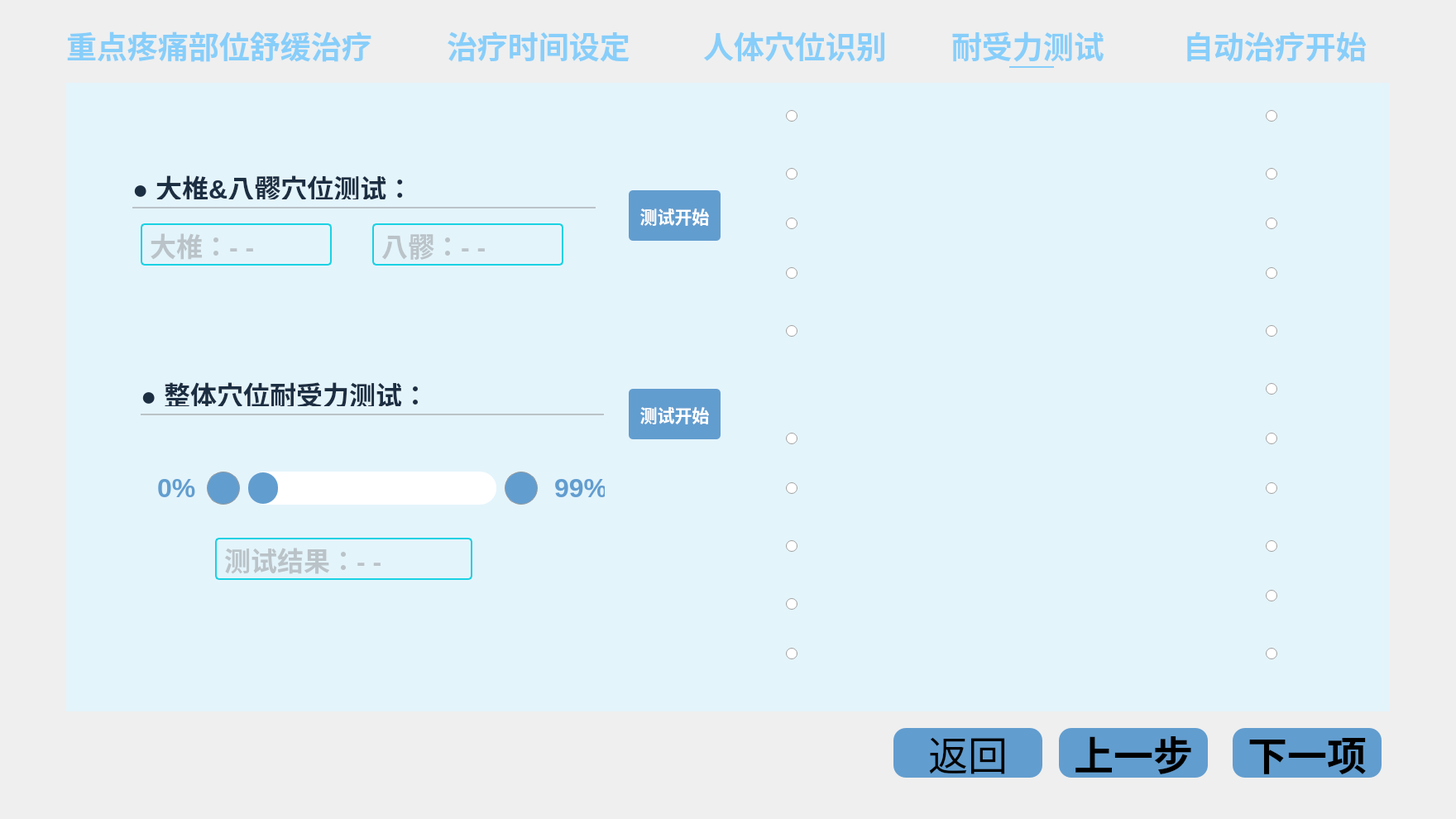
<?xml version="1.0" encoding="UTF-8"?>
<ui version="4.0">
 <class>IntensiveTreatToleranceTestClass</class>
 <widget class="QWidget" name="IntensiveTreatToleranceTestClass">
  <property name="geometry">
   <rect>
    <x>0</x>
    <y>0</y>
    <width>1760</width>
    <height>990</height>
   </rect>
  </property>
  <property name="windowTitle">
   <string>IntensiveTreatToleranceTest</string>
  </property>
  <widget class="QRadioButton" name="radioButton_BiGuanZhengLeft">
   <property name="geometry">
    <rect>
     <x>950</x>
     <y>450</y>
     <width>89</width>
     <height>21</height>
    </rect>
   </property>
   <property name="text">
    <string/>
   </property>
  </widget>
  <widget class="QLabel" name="label_7">
   <property name="geometry">
    <rect>
     <x>80</x>
     <y>100</y>
     <width>1600</width>
     <height>760</height>
    </rect>
   </property>
   <property name="font">
    <font>
     <family>Arial</family>
     <pointsize>16</pointsize>
     <weight>75</weight>
     <bold>true</bold>
    </font>
   </property>
   <property name="styleSheet">
    <string notr="true">background-color:rgb(228,244,251);</string>
   </property>
   <property name="text">
    <string/>
   </property>
  </widget>
  <widget class="QRadioButton" name="radioButton_WeiZhongRight">
   <property name="geometry">
    <rect>
     <x>1530</x>
     <y>580</y>
     <width>89</width>
     <height>21</height>
    </rect>
   </property>
   <property name="text">
    <string/>
   </property>
  </widget>
  <widget class="QRadioButton" name="radioButton_FengFuRight">
   <property name="geometry">
    <rect>
     <x>1530</x>
     <y>200</y>
     <width>89</width>
     <height>21</height>
    </rect>
   </property>
   <property name="text">
    <string/>
   </property>
  </widget>
  <widget class="QLabel" name="label_3">
   <property name="geometry">
    <rect>
     <x>1220</x>
     <y>80</y>
     <width>54</width>
     <height>2</height>
    </rect>
   </property>
   <property name="styleSheet">
    <string notr="true">background-color:rgb(135,206,250);</string>
   </property>
   <property name="text">
    <string/>
   </property>
  </widget>
  <widget class="QPushButton" name="pushButton_LastStep">
   <property name="geometry">
    <rect>
     <x>1280</x>
     <y>880</y>
     <width>180</width>
     <height>60</height>
    </rect>
   </property>
   <property name="font">
    <font>
     <family>Arial</family>
     <pointsize>36</pointsize>
     <weight>75</weight>
     <bold>true</bold>
    </font>
   </property>
   <property name="styleSheet">
    <string notr="true">QPushButton
{
    /*背景颜色*/  
	background-color:rgb(98,157,207);
	border-radius:15px;  
}

QPushButton:pressed
{
    background-color:rgb(0,0,128);
}</string>
   </property>
   <property name="text">
    <string>上一步</string>
   </property>
  </widget>
  <widget class="QRadioButton" name="radioButton_FengFuLeft">
   <property name="geometry">
    <rect>
     <x>950</x>
     <y>200</y>
     <width>89</width>
     <height>21</height>
    </rect>
   </property>
   <property name="text">
    <string/>
   </property>
  </widget>
  <widget class="QRadioButton" name="radioButton_YaoYanLeft">
   <property name="geometry">
    <rect>
     <x>950</x>
     <y>320</y>
     <width>89</width>
     <height>21</height>
    </rect>
   </property>
   <property name="text">
    <string/>
   </property>
  </widget>
  <widget class="QRadioButton" name="radioButton_WeiZhongLeft">
   <property name="geometry">
    <rect>
     <x>950</x>
     <y>580</y>
     <width>89</width>
     <height>21</height>
    </rect>
   </property>
   <property name="text">
    <string/>
   </property>
  </widget>
  <widget class="QRadioButton" name="radioButton_BiGuanFanLeft">
   <property name="geometry">
    <rect>
     <x>950</x>
     <y>520</y>
     <width>89</width>
     <height>21</height>
    </rect>
   </property>
   <property name="text">
    <string/>
   </property>
  </widget>
  <widget class="QPushButton" name="pushButton_NextStep">
   <property name="geometry">
    <rect>
     <x>1490</x>
     <y>880</y>
     <width>180</width>
     <height>60</height>
    </rect>
   </property>
   <property name="font">
    <font>
     <family>Arial</family>
     <pointsize>36</pointsize>
     <weight>75</weight>
     <bold>true</bold>
    </font>
   </property>
   <property name="styleSheet">
    <string notr="true">QPushButton
{
    /*背景颜色*/  
	background-color:rgb(98,157,207);
	border-radius:15px;  
}

QPushButton:pressed
{
    background-color:rgb(0,0,128);
}</string>
   </property>
   <property name="text">
    <string>下一项</string>
   </property>
  </widget>
  <widget class="QLabel" name="label_Instruct">
   <property name="geometry">
    <rect>
     <x>1570</x>
     <y>730</y>
     <width>81</width>
     <height>71</height>
    </rect>
   </property>
   <property name="text">
    <string/>
   </property>
   <property name="pixmap">
    <pixmap>instruct.png</pixmap>
   </property>
  </widget>
  <widget class="QRadioButton" name="radioButton_DaZhuiRight">
   <property name="geometry">
    <rect>
     <x>1530</x>
     <y>260</y>
     <width>89</width>
     <height>21</height>
    </rect>
   </property>
   <property name="text">
    <string/>
   </property>
  </widget>
  <widget class="QRadioButton" name="radioButton_ChiZeRight">
   <property name="geometry">
    <rect>
     <x>1530</x>
     <y>390</y>
     <width>89</width>
     <height>21</height>
    </rect>
   </property>
   <property name="text">
    <string/>
   </property>
  </widget>
  <widget class="QRadioButton" name="radioButton_YaoYanRight">
   <property name="geometry">
    <rect>
     <x>1530</x>
     <y>320</y>
     <width>89</width>
     <height>21</height>
    </rect>
   </property>
   <property name="text">
    <string/>
   </property>
  </widget>
  <widget class="QLabel" name="label_4">
   <property name="geometry">
    <rect>
     <x>850</x>
     <y>30</y>
     <width>241</width>
     <height>50</height>
    </rect>
   </property>
   <property name="font">
    <font>
     <family>Arial</family>
     <pointsize>28</pointsize>
     <weight>75</weight>
     <bold>true</bold>
    </font>
   </property>
   <property name="styleSheet">
    <string notr="true">color:rgb(135,206,250);</string>
   </property>
   <property name="text">
    <string>人体穴位识别</string>
   </property>
  </widget>
  <widget class="QRadioButton" name="radioButton_FengChiLeft">
   <property name="geometry">
    <rect>
     <x>950</x>
     <y>130</y>
     <width>89</width>
     <height>21</height>
    </rect>
   </property>
   <property name="text">
    <string/>
   </property>
  </widget>
  <widget class="QRadioButton" name="radioButton_BiGuanZhengRight">
   <property name="geometry">
    <rect>
     <x>1530</x>
     <y>460</y>
     <width>89</width>
     <height>21</height>
    </rect>
   </property>
   <property name="text">
    <string/>
   </property>
  </widget>
  <widget class="QLabel" name="label_5">
   <property name="geometry">
    <rect>
     <x>1150</x>
     <y>30</y>
     <width>191</width>
     <height>50</height>
    </rect>
   </property>
   <property name="font">
    <font>
     <family>Arial</family>
     <pointsize>28</pointsize>
     <weight>75</weight>
     <bold>true</bold>
    </font>
   </property>
   <property name="styleSheet">
    <string notr="true">color:rgb(135,206,250);</string>
   </property>
   <property name="text">
    <string>耐受力测试</string>
   </property>
  </widget>
  <widget class="QRadioButton" name="radioButton_JieXiLeft">
   <property name="geometry">
    <rect>
     <x>950</x>
     <y>780</y>
     <width>89</width>
     <height>21</height>
    </rect>
   </property>
   <property name="text">
    <string/>
   </property>
  </widget>
  <widget class="QRadioButton" name="radioButton_WeiYangLeft">
   <property name="geometry">
    <rect>
     <x>950</x>
     <y>650</y>
     <width>89</width>
     <height>21</height>
    </rect>
   </property>
   <property name="text">
    <string/>
   </property>
  </widget>
  <widget class="QLabel" name="label">
   <property name="geometry">
    <rect>
     <x>80</x>
     <y>30</y>
     <width>381</width>
     <height>50</height>
    </rect>
   </property>
   <property name="font">
    <font>
     <family>Arial</family>
     <pointsize>28</pointsize>
     <weight>75</weight>
     <bold>true</bold>
    </font>
   </property>
   <property name="styleSheet">
    <string notr="true">color:rgb(135,206,250);</string>
   </property>
   <property name="text">
    <string>重点疼痛部位舒缓治疗</string>
   </property>
  </widget>
  <widget class="QRadioButton" name="radioButton_BiGuanFanRight">
   <property name="geometry">
    <rect>
     <x>1530</x>
     <y>520</y>
     <width>89</width>
     <height>21</height>
    </rect>
   </property>
   <property name="text">
    <string/>
   </property>
  </widget>
  <widget class="QRadioButton" name="radioButton_WeiYangRight">
   <property name="geometry">
    <rect>
     <x>1530</x>
     <y>650</y>
     <width>89</width>
     <height>21</height>
    </rect>
   </property>
   <property name="text">
    <string/>
   </property>
  </widget>
  <widget class="QRadioButton" name="radioButton_FengChiRight">
   <property name="geometry">
    <rect>
     <x>1530</x>
     <y>130</y>
     <width>89</width>
     <height>21</height>
    </rect>
   </property>
   <property name="text">
    <string/>
   </property>
  </widget>
  <widget class="QPushButton" name="pushButton_Back">
   <property name="geometry">
    <rect>
     <x>1080</x>
     <y>880</y>
     <width>180</width>
     <height>60</height>
    </rect>
   </property>
   <property name="font">
    <font>
     <family>Arial</family>
     <pointsize>36</pointsize>
    </font>
   </property>
   <property name="styleSheet">
    <string notr="true">QPushButton
{
    /*背景颜色*/  
	background-color:rgb(98,157,207);
	border-radius:15px;  
}

QPushButton:pressed
{
    background-color:rgb(0,0,128);
}</string>
   </property>
   <property name="text">
    <string>返回</string>
   </property>
  </widget>
  <widget class="QRadioButton" name="radioButton_KunLunLeft">
   <property name="geometry">
    <rect>
     <x>950</x>
     <y>720</y>
     <width>89</width>
     <height>21</height>
    </rect>
   </property>
   <property name="text">
    <string/>
   </property>
  </widget>
  <widget class="QRadioButton" name="radioButton_KunLunRight">
   <property name="geometry">
    <rect>
     <x>1530</x>
     <y>710</y>
     <width>89</width>
     <height>21</height>
    </rect>
   </property>
   <property name="text">
    <string/>
   </property>
  </widget>
  <widget class="QLabel" name="label_Select">
   <property name="geometry">
    <rect>
     <x>970</x>
     <y>100</y>
     <width>561</width>
     <height>721</height>
    </rect>
   </property>
   <property name="text">
    <string/>
   </property>
   <property name="pixmap">
    <pixmap>acupoint.png</pixmap>
   </property>
  </widget>
  <widget class="QLabel" name="label_2">
   <property name="geometry">
    <rect>
     <x>540</x>
     <y>30</y>
     <width>231</width>
     <height>50</height>
    </rect>
   </property>
   <property name="font">
    <font>
     <family>Arial</family>
     <pointsize>28</pointsize>
     <weight>75</weight>
     <bold>true</bold>
    </font>
   </property>
   <property name="styleSheet">
    <string notr="true">color:rgb(135,206,250);</string>
   </property>
   <property name="text">
    <string>治疗时间设定</string>
   </property>
  </widget>
  <widget class="QRadioButton" name="radioButton_DaZhuiLeft">
   <property name="geometry">
    <rect>
     <x>950</x>
     <y>260</y>
     <width>89</width>
     <height>21</height>
    </rect>
   </property>
   <property name="text">
    <string/>
   </property>
  </widget>
  <widget class="QRadioButton" name="radioButton_ChiZeLeft">
   <property name="geometry">
    <rect>
     <x>950</x>
     <y>390</y>
     <width>89</width>
     <height>21</height>
    </rect>
   </property>
   <property name="text">
    <string/>
   </property>
  </widget>
  <widget class="QLabel" name="label_6">
   <property name="geometry">
    <rect>
     <x>1430</x>
     <y>30</y>
     <width>231</width>
     <height>50</height>
    </rect>
   </property>
   <property name="font">
    <font>
     <family>Arial</family>
     <pointsize>28</pointsize>
     <weight>75</weight>
     <bold>true</bold>
    </font>
   </property>
   <property name="styleSheet">
    <string notr="true">color:rgb(135,206,250);</string>
   </property>
   <property name="text">
    <string>自动治疗开始</string>
   </property>
  </widget>
  <widget class="QRadioButton" name="radioButton_JieXiRight">
   <property name="geometry">
    <rect>
     <x>1530</x>
     <y>780</y>
     <width>89</width>
     <height>21</height>
    </rect>
   </property>
   <property name="text">
    <string/>
   </property>
  </widget>
  <widget class="QLabel" name="label_11">
   <property name="geometry">
    <rect>
     <x>160</x>
     <y>250</y>
     <width>560</width>
     <height>2</height>
    </rect>
   </property>
   <property name="styleSheet">
    <string notr="true">background-color:rgb(186,195,200);</string>
   </property>
   <property name="text">
    <string/>
   </property>
  </widget>
  <widget class="QLabel" name="label_12">
   <property name="geometry">
    <rect>
     <x>170</x>
     <y>500</y>
     <width>560</width>
     <height>2</height>
    </rect>
   </property>
   <property name="styleSheet">
    <string notr="true">background-color:rgb(186,195,200);</string>
   </property>
   <property name="text">
    <string/>
   </property>
  </widget>
  <widget class="QLabel" name="label_8">
   <property name="geometry">
    <rect>
     <x>170</x>
     <y>460</y>
     <width>341</width>
     <height>31</height>
    </rect>
   </property>
   <property name="font">
    <font>
     <family>Arial</family>
     <pointsize>24</pointsize>
     <weight>75</weight>
     <bold>true</bold>
    </font>
   </property>
   <property name="styleSheet">
    <string notr="true">color:rgb(28,46,66);</string>
   </property>
   <property name="text">
    <string>● 整体穴位耐受力测试：</string>
   </property>
  </widget>
  <widget class="QLabel" name="label_9">
   <property name="geometry">
    <rect>
     <x>160</x>
     <y>210</y>
     <width>341</width>
     <height>31</height>
    </rect>
   </property>
   <property name="font">
    <font>
     <family>Arial</family>
     <pointsize>24</pointsize>
     <weight>75</weight>
     <bold>true</bold>
    </font>
   </property>
   <property name="styleSheet">
    <string notr="true">color:rgb(28,46,66);</string>
   </property>
   <property name="text">
    <string>● 大椎&amp;八髎穴位测试：</string>
   </property>
  </widget>
  <widget class="QLabel" name="label_10">
   <property name="geometry">
    <rect>
     <x>170</x>
     <y>270</y>
     <width>231</width>
     <height>51</height>
    </rect>
   </property>
   <property name="font">
    <font>
     <family>Arial</family>
     <pointsize>24</pointsize>
     <weight>75</weight>
     <bold>true</bold>
    </font>
   </property>
   <property name="styleSheet">
    <string notr="true">color:rgb(186,195,200);
border:2px solid rgb(25,209,227);
border-radius:5px;</string>
   </property>
   <property name="text">
    <string>大椎：- -</string>
   </property>
  </widget>
  <widget class="QLabel" name="label_13">
   <property name="geometry">
    <rect>
     <x>450</x>
     <y>270</y>
     <width>231</width>
     <height>51</height>
    </rect>
   </property>
   <property name="font">
    <font>
     <family>Arial</family>
     <pointsize>24</pointsize>
     <weight>75</weight>
     <bold>true</bold>
    </font>
   </property>
   <property name="styleSheet">
    <string notr="true">color:rgb(186,195,200);
border:2px solid rgb(25,209,227);
border-radius:5px;</string>
   </property>
   <property name="text">
    <string>八髎：- -</string>
   </property>
  </widget>
  <widget class="QPushButton" name="pushButton_IndividTest">
   <property name="geometry">
    <rect>
     <x>760</x>
     <y>230</y>
     <width>111</width>
     <height>61</height>
    </rect>
   </property>
   <property name="font">
    <font>
     <family>Arial</family>
     <pointsize>16</pointsize>
     <weight>75</weight>
     <bold>true</bold>
    </font>
   </property>
   <property name="styleSheet">
    <string notr="true">QPushButton
{
    /*背景颜色*/  
background-color:rgb(98,157,207);
color:white;
border-radius:5px;  
}

QPushButton:pressed
{
    background-color:rgb(0,0,128);
}
</string>
   </property>
   <property name="text">
    <string>测试开始</string>
   </property>
  </widget>
  <widget class="QPushButton" name="pushButton_WholeTest">
   <property name="geometry">
    <rect>
     <x>760</x>
     <y>470</y>
     <width>111</width>
     <height>61</height>
    </rect>
   </property>
   <property name="font">
    <font>
     <family>Arial</family>
     <pointsize>16</pointsize>
     <weight>75</weight>
     <bold>true</bold>
    </font>
   </property>
   <property name="styleSheet">
    <string notr="true">QPushButton
{
    /*背景颜色*/  
background-color:rgb(98,157,207);
color:white;
border-radius:5px;  
}

QPushButton:pressed
{
    background-color:rgb(0,0,128);
}
</string>
   </property>
   <property name="text">
    <string>测试开始</string>
   </property>
  </widget>
  <widget class="QPushButton" name="pushButton_Increase">
   <property name="geometry">
    <rect>
     <x>610</x>
     <y>570</y>
     <width>40</width>
     <height>40</height>
    </rect>
   </property>
   <property name="font">
    <font>
     <family>Arial</family>
     <pointsize>48</pointsize>
     <weight>75</weight>
     <bold>true</bold>
    </font>
   </property>
   <property name="styleSheet">
    <string notr="true">color:white;
border:1px solid rgb(147,153,158);
background-color:rgb(98,157,207);
border-radius:20px;</string>
   </property>
   <property name="text">
    <string/>
   </property>
   <property name="icon">
    <iconset>
     <normaloff>耐力+.png</normaloff>耐力+.png</iconset>
   </property>
   <property name="iconSize">
    <size>
     <width>40</width>
     <height>40</height>
    </size>
   </property>
  </widget>
  <widget class="QPushButton" name="pushButton_Decrease">
   <property name="geometry">
    <rect>
     <x>250</x>
     <y>570</y>
     <width>40</width>
     <height>40</height>
    </rect>
   </property>
   <property name="font">
    <font>
     <family>Arial</family>
     <pointsize>48</pointsize>
     <weight>75</weight>
     <bold>true</bold>
    </font>
   </property>
   <property name="styleSheet">
    <string notr="true">color:white;
border:1px solid rgb(147,153,158);
background-color:rgb(98,157,207);;
border-radius:20px;</string>
   </property>
   <property name="text">
    <string/>
   </property>
   <property name="icon">
    <iconset>
     <normaloff>耐力-.png</normaloff>耐力-.png</iconset>
   </property>
   <property name="iconSize">
    <size>
     <width>40</width>
     <height>40</height>
    </size>
   </property>
  </widget>
  <widget class="QLabel" name="label_14">
   <property name="geometry">
    <rect>
     <x>260</x>
     <y>650</y>
     <width>311</width>
     <height>51</height>
    </rect>
   </property>
   <property name="font">
    <font>
     <family>Arial</family>
     <pointsize>24</pointsize>
     <weight>75</weight>
     <bold>true</bold>
    </font>
   </property>
   <property name="styleSheet">
    <string notr="true">color:rgb(186,195,200);
border:2px solid rgb(25,209,227);
border-radius:5px;</string>
   </property>
   <property name="text">
    <string>测试结果：- -</string>
   </property>
  </widget>
  <widget class="QLabel" name="label_15">
   <property name="geometry">
    <rect>
     <x>190</x>
     <y>570</y>
     <width>54</width>
     <height>40</height>
    </rect>
   </property>
   <property name="font">
    <font>
     <family>Arial</family>
     <pointsize>24</pointsize>
     <weight>75</weight>
     <bold>true</bold>
    </font>
   </property>
   <property name="styleSheet">
    <string notr="true">color:rgb(98,157,207);</string>
   </property>
   <property name="text">
    <string>0%</string>
   </property>
  </widget>
  <widget class="QLabel" name="label_17">
   <property name="geometry">
    <rect>
     <x>670</x>
     <y>570</y>
     <width>61</width>
     <height>40</height>
    </rect>
   </property>
   <property name="font">
    <font>
     <family>Arial</family>
     <pointsize>24</pointsize>
     <weight>75</weight>
     <bold>true</bold>
    </font>
   </property>
   <property name="styleSheet">
    <string notr="true">color:rgb(98,157,207);</string>
   </property>
   <property name="text">
    <string>99%</string>
   </property>
  </widget>
  <widget class="QSlider" name="horizontalSlider">
   <property name="geometry">
    <rect>
     <x>300</x>
     <y>570</y>
     <width>300</width>
     <height>40</height>
    </rect>
   </property>
   <property name="styleSheet">
    <string notr="true">QSlider
{
    background-color: white; 
	border-radius: 20px; 
}

QSlider::groove:horizontal
{
	height: 38px;
	background-color: white;
    border-radius: 19px;
	margin: 2px 0
}
QSlider::handle:horizontal 
{
	background-color:rgb(98,157,207); 
	width: 36px;
	height: 36px;
	border-radius:18px; 
}</string>
   </property>
   <property name="orientation">
    <enum>Qt::Horizontal</enum>
   </property>
  </widget>
 </widget>
 <layoutdefault spacing="6" margin="11"/>
 <resources/>
 <connections/>
</ui>
